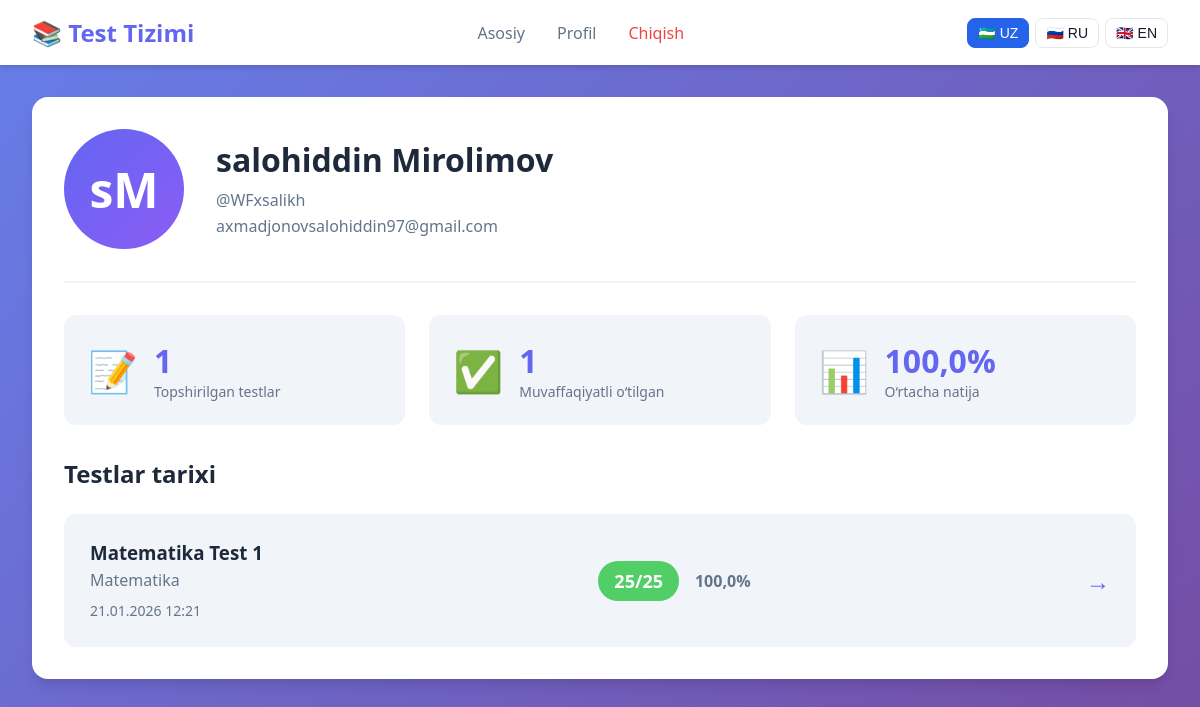
The page /uz/profile/ (signed in) on the database its author committed.
### test_app/models.py (models this page shows, shortened)
class UserProfile(models.Model):
    user = models.OneToOneField(User, on_delete=models.CASCADE, related_name="profile")
    first_name = models.CharField(max_length=100, verbose_name="Ism")
    last_name = models.CharField(max_length=100, verbose_name="Familiya")
    created_at = models.DateTimeField(auto_now_add=True)
    class Meta:
        verbose_name = "Foydalanuvchi profili"
        verbose_name_plural = "Foydalanuvchilar profili"

class UserTestAttempt(models.Model):
    user = models.ForeignKey(
        User, on_delete=models.CASCADE, related_name="test_attempts"
    )
    test = models.ForeignKey(
        Test, on_delete=models.CASCADE, related_name="attempts", null=True, blank=True
    )
    completed = models.BooleanField(default=False)
    score = models.IntegerField(default=0)
    total_questions = models.IntegerField(default=0)
    started_at = models.DateTimeField(auto_now_add=True)
    completed_at = models.DateTimeField(null=True, blank=True)
    is_random = models.BooleanField(default=False, verbose_name="Random test")
    class Meta:
        verbose_name = "Test topshiruvi"
        verbose_name_plural = "Test topshiruvlari"
        ordering = ["-started_at"]
    @property
    def score_percentage(self):
        if self.total_questions > 0:
            return (self.score / self.total_questions) * 100
        return 0
    @property
    def is_passed(self):
        if self.is_random:
            return self.score_percentage >= 60  # Random test uchun default 60%
        if self.test:
            return self.score_percentage >= self.test.min_score_to_unlock
        return False

class Test(models.Model):
    subject = models.ForeignKey(
        Subject, on_delete=models.CASCADE, related_name="tests", verbose_name="Fan"
    )
    name = models.CharField(max_length=200, verbose_name="Test nomi")
    order = models.IntegerField(default=1, verbose_name="Tartib raqami")
    min_score_to_unlock = models.IntegerField(
        default=80, verbose_name="Keyingi test uchun minimal ball %"
    )
    created_at = models.DateTimeField(auto_now_add=True)
    class Meta:
        verbose_name = "Test"
        verbose_name_plural = "Testlar"
        ordering = ["order"]
        unique_together = ["subject", "order"]

class Subject(models.Model):
    name = models.CharField(max_length=200, verbose_name="Fan nomi")
    image = models.ImageField(upload_to="subjects/", verbose_name="Rasm")
    description = models.TextField(blank=True, verbose_name="Tavsif")
    created_at = models.DateTimeField(auto_now_add=True)
    random_test_question_count = models.IntegerField(
        default=20, verbose_name="Random test savollar soni"
    )
    random_test_min_score = models.IntegerField(
        default=60, verbose_name="Random test minimal ball %"
    )
    class Meta:
        verbose_name = "Fan"
        verbose_name_plural = "Fanlar"

### test_app/views.py (the view)
# urls.py: path("profile/", views.profile_view, name="profile"),
@login_required
def profile_view(request):
    profile = request.user.profile
    attempts = UserTestAttempt.objects.filter(
        user=request.user,
        completed=True,
    ).order_by("-completed_at")
    total_attempts = attempts.count()
    passed_attempts = sum(1 for a in attempts if a.is_passed)
    average_score = (
        sum(a.score_percentage for a in attempts) / total_attempts
        if total_attempts > 0
        else 0
    )
    return render(
        request,
        "profile.html",
        {
            "profile": profile,
            "attempts": attempts,
            "total_attempts": total_attempts,
            "passed_attempts": passed_attempts,
            "average_score": average_score,
        },
    )

### templates/profile.html (shortened to what this page needs)
{% extends 'base.html' %}
{% load i18n %}
{% block content %}
<div class="profile-container">
    <div class="profile-header">
        <div class="profile-avatar">
            <span>
                {{ profile.first_name|first }}{{ profile.last_name|first }}
            </span>
        </div>
        <div class="profile-info">
            <h1>{{ profile.first_name }} {{ profile.last_name }}</h1>
            <p>@{{ user.username }}</p>
            <p>{{ user.email }}</p>
        </div>
    </div>
    <div class="profile-stats">
        <div class="stat-card">
            <div class="stat-icon">📝</div>
            <div class="stat-info">
                <span class="stat-number">{{ total_attempts }}</span>
                <span class="stat-label">
                    {% trans "Topshirilgan testlar" %}
                </span>
            </div>
        </div>
        <div class="stat-card">
            <div class="stat-icon">✅</div>
            <div class="stat-info">
                <span class="stat-number">{{ passed_attempts }}</span>
                <span class="stat-label">
                    {% trans "Muvaffaqiyatli o‘tilgan" %}
                </span>
            </div>
        </div>
        <div class="stat-card">
            <div class="stat-icon">📊</div>
            <div class="stat-info">
                <span class="stat-number">
                    {{ average_score|floatformat:1 }}%
                </span>
                <span class="stat-label">
                    {% trans "O‘rtacha natija" %}
                </span>
            </div>
        </div>
    </div>
    <div class="attempts-section">
        <h2>{% trans "Testlar tarixi" %}</h2>
        <div class="attempts-list">
            {% for attempt in attempts %}
            <a href="{% if attempt.is_random %}
                        {% url 'random_test_result' attempt.id %}
                      {% else %}
                        {% url 'test_result' attempt.id %}
                      {% endif %}" class="attempt-card">
                <div class="attempt-info">
                    <h3>
                        {% if attempt.is_random %}
                        {% trans "Random test" %}
                        {% else %}
                        {{ attempt.test.name }}
                        {% endif %}
                    </h3>
                    <p>
                        {% if attempt.is_random %}
                        {{ attempt.completed_at|date:"d.m.Y H:i" }}
                        {% else %}
                        {{ attempt.test.subject.name }}
                        {% endif %}
                    </p>
                    <span class="attempt-date">
                        {{ attempt.completed_at|date:"d.m.Y H:i" }}
                    </span>
                </div>
                <div class="attempt-score">
                    <div class="score-badge
                        {% if attempt.is_passed %}
                            high
                        {% else %}
                            low
                        {% endif %}
                    ">
                        {{ attempt.score }}/{{ attempt.total_questions }}
                    </div>
                    <span class="score-percentage">
                        {{ attempt.score_percentage|floatformat:1 }}%
                    </span>
                </div>
                <div class="attempt-arrow">→</div>
            </a>
            {% endfor %}
        </div>
    </div>
</div>
{% endblock %}

### static/css/styles.css (style rules this page uses)
* { margin: 0; padding: 0; box-sizing: border-box; }
:root { --primary: #6366f1; --primary-dark: #4f46e5; --secondary: #8b5cf6; --success: #10b981; --warning: #f59e0b; --danger: #ef4444; --dark: #1e293b; --gray: #64748b; --light: #f1f5f9; --white: #ffffff; --correct: #10b981; --incorrect: #ef4444; --shadow: 0 4px 6px -1px rgba(0, 0, 0, 0.1), 0 2px 4px -1px rgba(0, 0, 0, 0.06); --shadow-lg: 0 10px 15px -3px rgba(0, 0, 0, 0.1), 0 4px 6px -2px rgba(0, 0, 0, 0.05); }
body { font-family: 'Segoe UI', Tahoma, Geneva, Verdana, sans-serif; background: linear-gradient(135deg, #667eea 0%, #764ba2 100%); min-height: 100vh; color: var(--dark); }
.profile-container { background: var(--white); border-radius: 16px; padding: 2rem; box-shadow: var(--shadow-lg); }
.profile-header { display: flex; align-items: center; gap: 2rem; padding-bottom: 2rem; border-bottom: 2px solid var(--light); margin-bottom: 2rem; }
.profile-avatar { width: 120px; height: 120px; border-radius: 50%; background: linear-gradient(135deg, var(--primary), var(--secondary)); display: flex; align-items: center; justify-content: center; font-size: 3rem; font-weight: bold; color: var(--white); }
.profile-info h1 { color: var(--dark); margin-bottom: 0.5rem; }
.profile-info p { color: var(--gray); margin-bottom: 0.25rem; }
.profile-stats { display: grid; grid-template-columns: repeat(auto-fit, minmax(200px, 1fr)); gap: 1.5rem; margin-bottom: 2rem; }
.stat-card { background: var(--light); border-radius: 12px; padding: 1.5rem; display: flex; align-items: center; gap: 1rem; }
.stat-icon { font-size: 2.5rem; }
.stat-info { display: flex; flex-direction: column; }
.stat-number { font-size: 2rem; font-weight: bold; color: var(--primary); }
.stat-label { color: var(--gray); font-size: 0.875rem; }
.attempts-section h2 { margin-bottom: 1.5rem; color: var(--dark); }
.attempts-list { display: flex; flex-direction: column; gap: 1rem; }
.attempt-card { background: var(--light); border-radius: 12px; padding: 1.5rem; display: flex; justify-content: space-between; align-items: center; text-decoration: none; transition: all 0.3s; border: 2px solid transparent; }
.attempt-info h3 { color: var(--dark); margin-bottom: 0.25rem; }
.attempt-info p { color: var(--gray); margin-bottom: 0.5rem; }
.attempt-date { font-size: 0.875rem; color: var(--gray); }
.attempt-score { display: flex; align-items: center; gap: 1rem; }
.score-badge { padding: 0.5rem 1rem; border-radius: 20px; font-weight: 600; font-size: 1.125rem; }
.score-badge.high { background: #d1fae5; color: #065f46; }
.score-percentage { color: var(--gray); font-weight: 600; }
.attempt-arrow { font-size: 1.5rem; color: var(--primary); }
.score-badge.high { background: #51cf66; color: white; }

### rows shown on the page
UserProfile: first_name|first "s", last_name|first "M", first_name "salohiddin", last_name "Mirolimov"
UserTestAttempt: test.name "Matematika Test 1", test.subject.name "Matematika", completed_at "21.01.2026 12:21", score "25", total_questions "25", score_percentage "100,0"

### other values the page prints
{{ user.username }} "WFxsalikh"
{{ user.email }} "axmadjonovsalohiddin97@gmail.com"
{{ total_attempts }} "1"
{{ passed_attempts }} "1"
{{ average_score|floatformat:1 }} "100,0"
